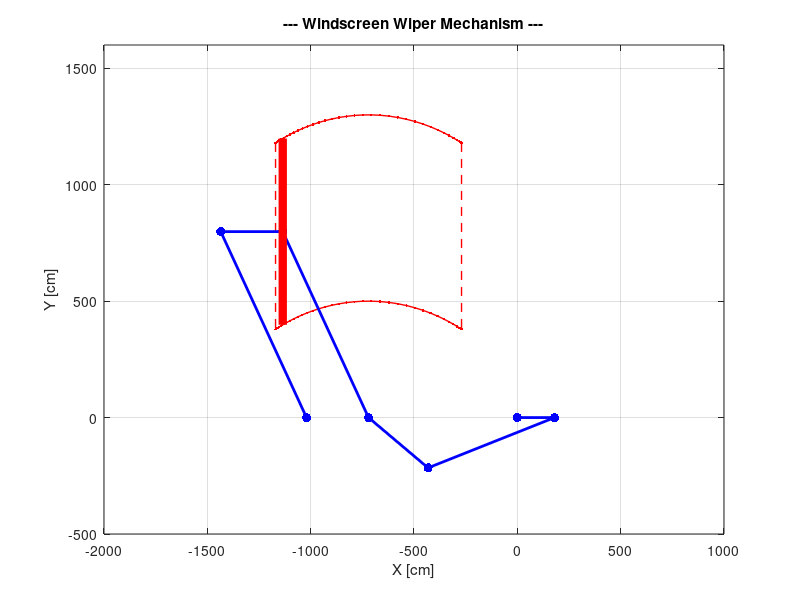

Here is the MATLAB script that generated this plot:
clc
clear variables
close all

%---------------------------------------------------
%---------------------------------------------------
%-----------WINDSCREEN WIPER MECHANISM--------------
%-------   with no quick return effect   -----------
%---------------------------------------------------
%---------------------------------------------------

%--------------Aditya---Anurag---Sambhaw------------

scale = 2;
%-------  GrashOf Equation criteria established ----
l1 = scale*360;
l2 = scale*90;
l4 = scale*180; 
%l3 obtained from synthesis under the condition: NO QUICK RETURN
l3 = sqrt(l1^2 + l2^2 - l4^2);
l5 = 450/(cos(pi/3));
rotations = 10;

%Angle at which L4 locks
th4star = 2*asin(l2/l4);
th4star_degree = th4star*180/pi;

th2 = 0 : 5*pi/180 : 2*pi*rotations;

th4p = nan(size(th2)); % theta4 for plus
th4m = nan(size(th2)); % theta4 for minus

for j=1:length(th2)
    %Find Theta4 when Theta2 is given
    a = sin(th2(j));
    b = l1/l2 + cos(th2(j));
    c = (l1^2+l2^2-l3^2+l4^2)/(2*l2*l4)+l1/l4*cos(th2(j));
    th4m(j)=2*atan((a-(a^2+b^2-c^2)^0.5)/(b+c)); 
end


th5p=nan(size(th2)); % theta5 for plus
th5m=nan(size(th2)); % theta5 for minus

for j=1:length(th2)
    %Find Theta5 when Theta2 is given
    a=sin(th2(j));
    b=l1/l2+cos(th2(j));
    c=(l1^2+l2^2-l3^2+l4^2)/(2*l2*l4)+l1/l4*cos(th2(j));
    th5m(j)=pi+2*atan((a-(a^2+b^2-c^2)^0.5)/(b+c));
end


th3p=nan(size(th2)); % theta4 for plus
th3m=nan(size(th2)); % theta4 for minus

for j=1:length(th2)
    %Find Theta5 when Theta2 is given
    a=sin(th2(j));
    b=l1/l2+cos(th2(j));
    c=-( (l1^2+l2^2+l3^2-l4^2)/(2*l2*l3)+l1/l3*cos(th2(j)) );
    th3m(j)=2*atan((a-(a^2+b^2-c^2)^0.5)/(b+c));  
end


%%----------Plot configurations for plus sign--------------------------


% 1. Output current wiping range
startwipe_degree= (min(th5m))*180/pi; %Start wiping ==> 85.6617
endwipe_degree= (max(th5m))*180/pi; %Wiping end ==> 145.6573

% An angle difference between L4 and L5 should be given 
% so that the wiping range (based on the wiper center point) is 450 mm left and right.
% 60 degrees should be wiped from the center, so the start should be 60 degrees and the end 120 degrees.
% Subtract 60-startwipe_degree from th5 to give the angle difference between L4 and L5.

startwipe_radian = min(th5m);
delth5 = (pi/3)-startwipe_radian;

for j=1:length(th2)
    % Finding Theta 5, Given Theta 2
    a=sin(th2(j));
    b=l1/l2+cos(th2(j));
    c=(l1^2+l2^2-l3^2+l4^2)/(2*l2*l4)+l1/l4*cos(th2(j));
    % Positive value in the formula for the root of   
    th5m(j)=pi+2*atan((a-(a^2+b^2-c^2)^0.5)/(b+c))+delth5 ; 
end

for j=1:length(th2)
    % Finding Theta 5, Given Theta 2
    a=sin(th2(j));
    b=l1/l2+cos(th2(j));
    c=(l1^2+l2^2-l3^2+l4^2)/(2*l2*l4)+l1/l4*cos(th2(j));
    % Positive value in the formula for the root of   
    th5m(j)=pi+2*atan((a-(a^2+b^2-c^2)^0.5)/(b+c))+delth5 ; 
end

%Plotting the area bounds
curve1x = nan(size(th5m));
curve1y = nan(size(th5m));
curve2x = nan(size(th5m));
curve2y = nan(size(th5m));

for j=1:length(th5m)
    curve1x(j)= -l1 + l5*cos(th5m(j));
    curve1y(j)= 400 + l5*sin(th5m(j));
    curve2x(j)= -l1 + l5*cos(th5m(j));
    curve2y(j)= -400 + l5*sin(th5m(j));
end

[min_x, min_index] = min(curve1x);
[max_x, max_index] = max(curve1x);

fprintf('L1 length: %1.f mm\n',l1)
fprintf('L2 length: %1.f mm\n',l2)
fprintf('L3 length: %f mm\n',l3)
fprintf('L4 length: %1.f mm\n',l4)
fprintf('Each difference between L4 and L5: %f(degree)\n',-delth5*180/pi) 
% However, although L4 and L5 are one rigid body, 
% they are separated for explanation of each difference.

khatam = length(th5m)+1;

for j= 1: length(th2)
    %%---------LOCUS EQUATIONS-------------
    O2x = 0;
    O2y = 0;
    Ax = O2x + l2*cos(th2(j));
    Ay = O2y + l2*sin(th2(j));
    Bx = Ax + l3*cos(th3m(j));
    By = Ay + l3*sin(th3m(j));
    %  Bx2=-l1+l4*cos(th4p(j));
    %  By2=l4*sin(th4p(j));
    O4x = -l1;
    O4y = 0;
    Cx = O4x + l5*cos(th5m(j));
    Cy = O4y + l5*sin(th5m(j));
    Dx = -300 + O4x + l5*cos(th5m(j));
    Dy = O4y + l5*sin(th5m(j));
    O5x = -300 + O4x;
    O5y = 0;
    W1x = Cx;
    W1y = Cy+400;
    W2x = Cx;
    W2y = Cy-400;
    
    xtemp = [O2x Ax Bx  O4x Cx Dx O5x];
    ytemp = [O2y Ay By  O4y Cy Dy O5y];
    wx = [W1x W2x];
    wy = [W1y W2y];
    plot(curve1x(min_index:max_index), curve1y(min_index:max_index),'r.-','linewidth',1);
    hold on;
    plot(curve2x(min_index:max_index), curve2y(min_index:max_index),'r.-','linewidth',1);
    plot([curve1x(min_index) curve2x(min_index)],[curve1y(min_index) curve2y(min_index)],'r--','linewidth',1);
    plot([curve1x(max_index) curve2x(max_index)],[curve1y(max_index) curve2y(max_index)],'r--','linewidth',1);
    plot(xtemp,ytemp,'b.-','linewidth',2,'MarkerSize', 20);
    plot(wx,wy,'r-','linewidth',6,'MarkerSize', 40);
    hold off;
    %labelpoints(O2x,O2y,labels,'SE',0.2,0)
    title('--- Windscreen Wiper Mechanism ---')
    grid on
    xlabel('X [cm]')
    ylabel('Y [cm]')

    ylim([-500,1600])
    xlim([-2000,1000])
    %axis equal;
    pause(0.0000001)
end